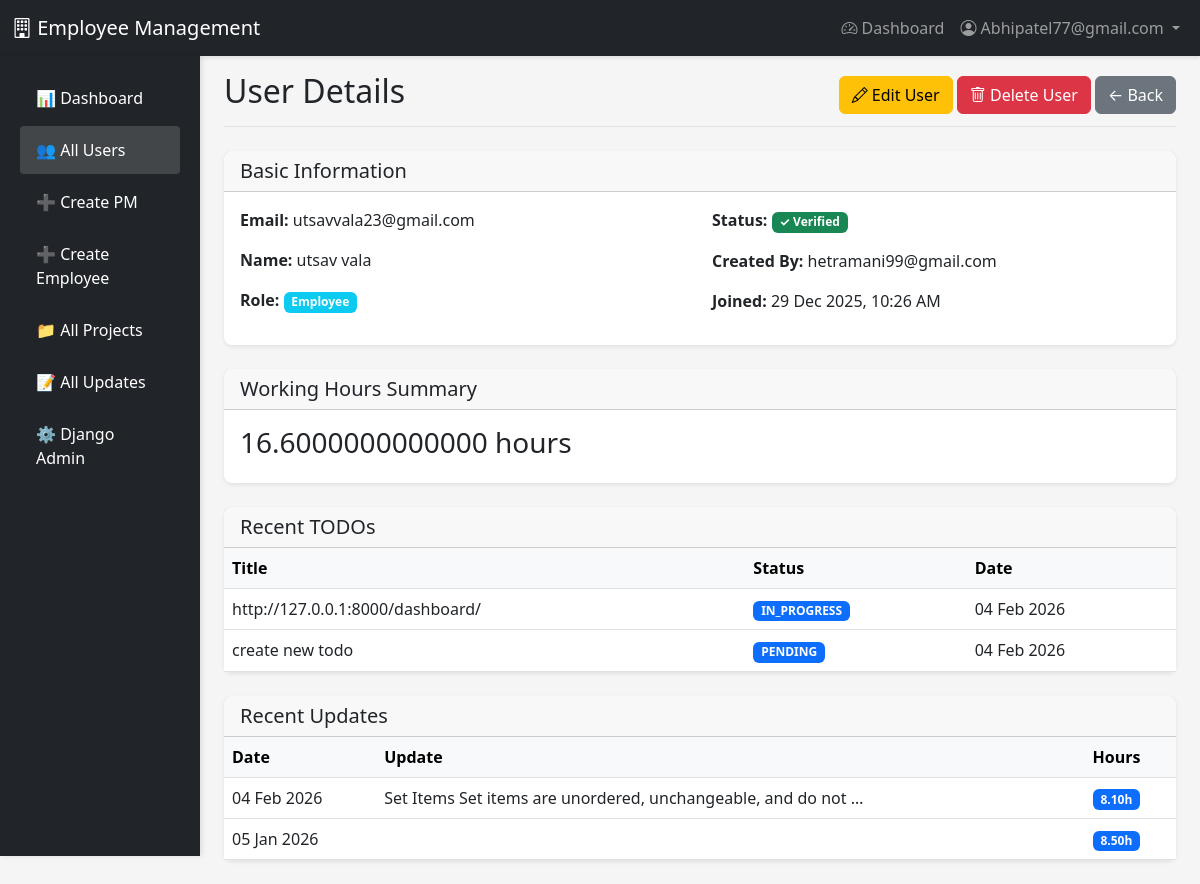
The app's page /user/9/ (signed in), older data.
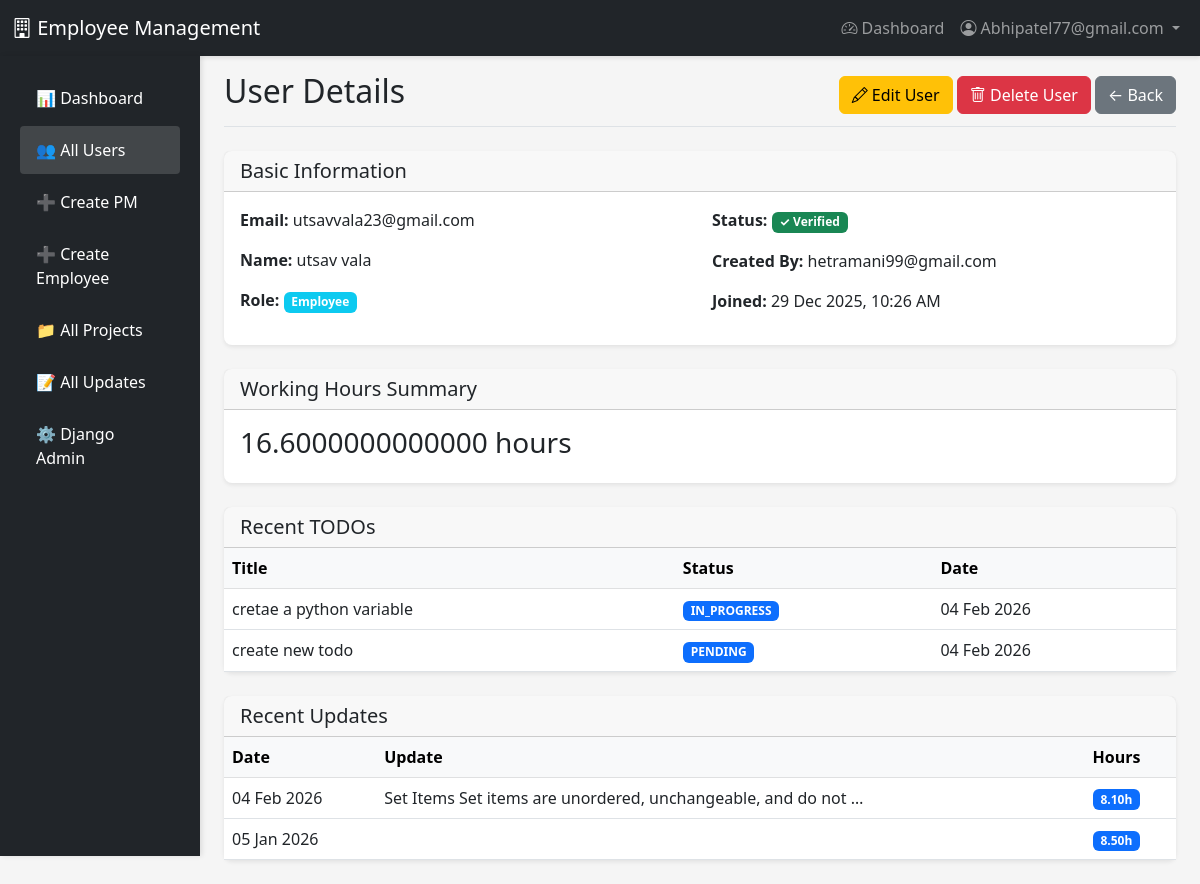
The same page, newer data.
### accounts/models.py (models this page shows, shortened)
class Todo(models.Model):
    STATUS_CHOICES = (
        ('PENDING', 'Pending'),
        ('IN_PROGRESS', 'In Progress'),
        ('COMPLETED', 'Completed'),
    )
    employee = models.ForeignKey(
        User,
        on_delete=models.CASCADE,  # ← Already correct
        limit_choices_to={'role': 'EMPLOYEE'},
        related_name='todos'
    )
    title = models.CharField(max_length=200)
    description = models.TextField(blank=True)
    status = models.CharField(max_length=15, choices=STATUS_CHOICES, default='PENDING')
    date = models.DateField(default=timezone.now)
    created_at = models.DateTimeField(auto_now_add=True)
    updated_at = models.DateTimeField(auto_now=True)
    class Meta:
        db_table = 'todos'
        ordering = ['-date', '-created_at']
        verbose_name = 'Todo'
        verbose_name_plural = 'Todos'

### accounts/views.py (the view)
    def wrapper(request, *args, **kwargs):
        if not request.user.is_authenticated or request.user.role != 'ADMIN':
            messages.error(request, 'Access denied. Admin only.')
            return redirect('dashboard')
        return view_func(request, *args, **kwargs)

### accounts/views.py (called while the page is built)
def admin_required(view_func):
    def wrapper(request, *args, **kwargs):
        if not request.user.is_authenticated or request.user.role != 'ADMIN':
            messages.error(request, 'Access denied. Admin only.')
            return redirect('dashboard')
        return view_func(request, *args, **kwargs)
    return wrapper

@login_required
@admin_required
def admin_user_detail(request, user_id):
    user_obj = get_object_or_404(User, id=user_id)
    context = {
        'user_obj': user_obj,
    }
    if user_obj.role == 'EMPLOYEE':
        context['todos'] = Todo.objects.filter(employee=user_obj)[:10]
        context['updates'] = DailyUpdate.objects.filter(employee=user_obj)[:10]
        context['total_hours'] = DailyUpdate.objects.filter(employee=user_obj).aggregate(total=Sum('working_hours'))['total'] or 0
    elif user_obj.role == 'PM':
        context['projects'] = Project.objects.filter(created_by=user_obj)
        context['employees'] = User.objects.filter(created_by=user_obj, role='EMPLOYEE')
    return render(request, 'accounts/admin_user_detail.html', context)

### accounts/templates/accounts/admin_user_detail.html (shortened to what the changed rows need)
{% extends 'base.html' %}
{% load static %}
{% block content %}
<div class="container-fluid">
    <div class="row">
        <main class="col-md-10 ms-sm-auto px-md-4" style="margin-left: 16.66667%;">
            <div class="pt-3 pb-2 mb-4 border-bottom d-flex justify-content-between align-items-center">
                <h1 class="h2">User Details</h1>
            </div>
            {% if user_obj.role == 'EMPLOYEE' %}
                <div class="card mb-4">
                    <div class="card-body p-0">
                        <table class="table mb-0">
                            <thead class="table-light">
                                <tr>
                                    <th>Title</th>
                                    <th>Status</th>
                                    <th>Date</th>
                                </tr>
                            </thead>
                            <tbody>
                                {% for todo in todos %}
                                <tr>
                                    <td>{{ todo.title }}</td>
                                    <td><span class="badge bg-primary">{{ todo.status }}</span></td>
                                    <td>{{ todo.date|date:"d M Y" }}</td>
                                </tr>
                                {% empty %}
                                <tr><td colspan="3" class="text-center text-muted">No TODOs</td></tr>
                                {% endfor %}
                            </tbody>
                        </table>
                    </div>
                </div>
                <div class="card mb-4">
                    <div class="card-body p-0">
                        <table class="table mb-0">
                            <thead class="table-light">
                                <tr>
                                    <th>Date</th>
                                    <th>Update</th>
                                    <th>Hours</th>
                                </tr>
                            </thead>
                        </table>
                    </div>
                </div>
            {% endif %}
        </main>
    </div>
</div>
{% endblock %}

Row changes from the older to the newer data that the page shows:
changed Todo "IN_PROGRESS": title "http://127.0.0.1:8000/dashboard/" → "cretae a python variable"
